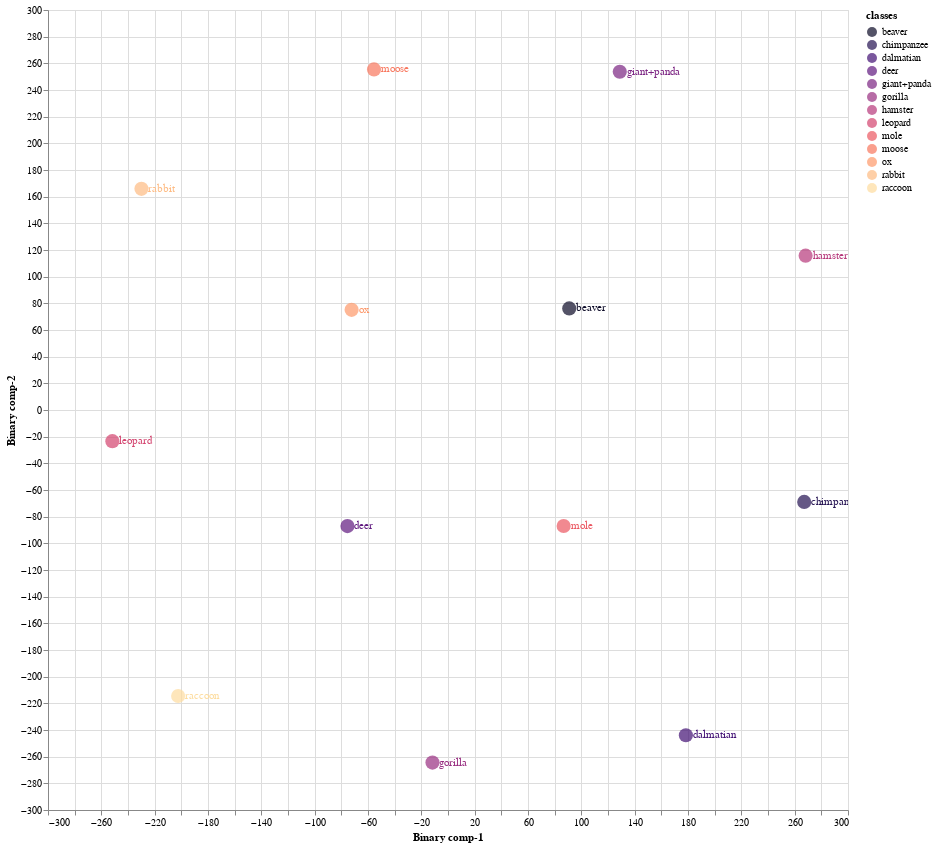
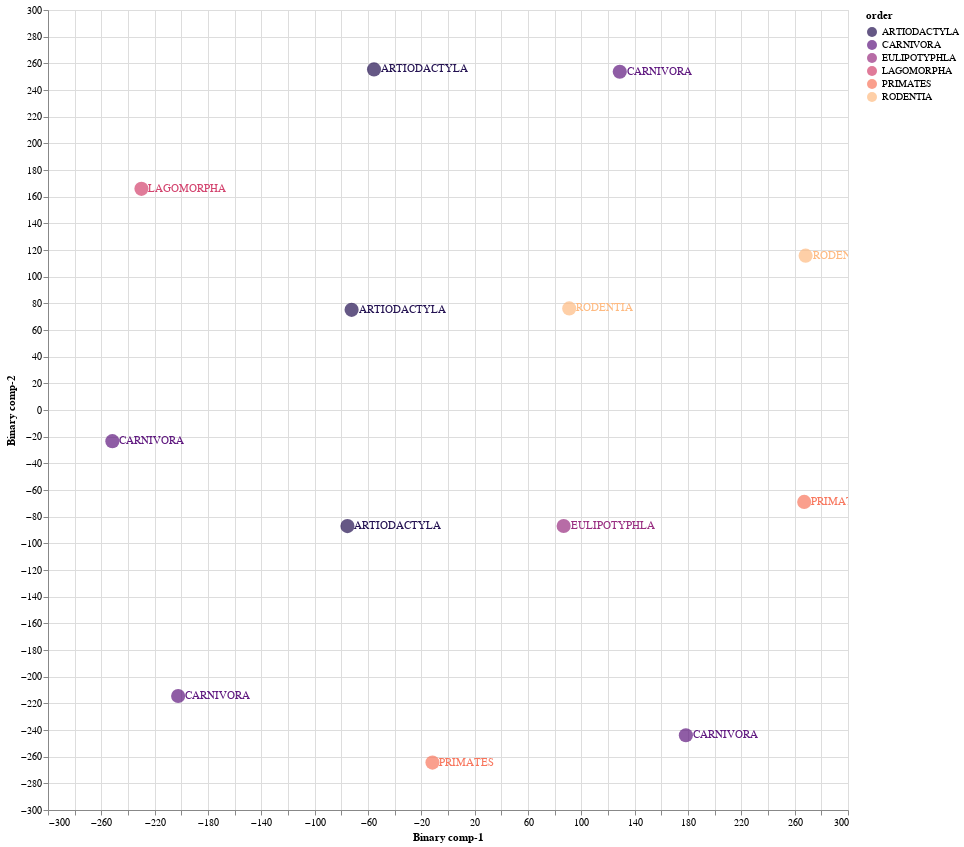

Notebook code cell kept with these figures, in order:
### Markdown cell above
### 7.1 Train Validation Split 01

### Code cell
CZSL(mode = 'Train', split = 1, penalty = 'l2', C = 1.0, solver = 'lbfgs', pred_type = 'Deterministic', dist_type = 'euclidean')

#mode
#1. "Train" - Use Train Val split
#2. "Test" - For Unseen Test Data

#split
# 1 -Train/Val Split 1
# 2 -Train/Val Split 2
# 3 -Train/Val Split 2

#pred_type
#1. "Probabilistic" - continous real numbers giving probability for prdiction to be 1
#2. "Deterministic" - 1 or 0 prediction values

#dist_type
#1. euclidean
#2. cosine
#3. hamming
#4. jaccard

### Figure 1 — Vega-Lite specification as saved in the notebook (floating-point values rounded to 4 significant figures)
{"config": {"view": {"continuousWidth": 400, "continuousHeight": 300}}, "layer": [{"mark": {"type": "circle", "size": 200}, "encoding": {"color": {"field": "classes", "scale": {"scheme": "Magma"}, "type": "nominal"}, "x": {"field": "Binary comp-1", "type": "quantitative"}, "y": {"field": "Binary comp-2", "type": "quantitative"}}, "height": 800, "selection": {"selector007": {"type": "interval", "bind": "scales", "encodings": ["x", "y"]}}, "width": 800}, {"mark": {"type": "text", "align": "left", "baseline": "middle", "dx": 7}, "encoding": {"color": {"field": "classes", "scale": {"scheme": "Magma"}, "type": "nominal"}, "text": {"field": "classes", "type": "nominal"}, "x": {"field": "Binary comp-1", "type": "quantitative"}, "y": {"field": "Binary comp-2", "type": "quantitative"}}, "height": 800, "width": 800}], "data": {"name": "data-15076f1719df7858d4acc11ceac900b5"}, "$schema": "https://vega.github.io/schema/vega-lite/v4.17.0.json", "datasets": {"data-15076f1719df7858d4acc11ceac900b5": [{"Binary comp-1": 90.93, "Binary comp-2": 76.18, "classes": "beaver", "sciName": "Aplodontia_rufa", "animal_label": 4, "animal_class": "beaver", "mainCommonName": "Mountain Beaver", "otherCommonNames": "Boomer|Sewellel|Point Arena Mountain Beaver|Point Reyes Mountain Beaver", "class": "Mammalia", "infraclass": "Placentalia", "magnorder": "Boreoeutheria", "superorder": "Euarchontoglires", "order": "RODENTIA", "suborder": "SCIUROMORPHA", "infraorder": null, "parvorder": null, "superfamily": null, "family": "APLODONTIIDAE", "subfamily": null, "tribe": null, "genus": "Aplodontia"}, {"Binary comp-1": 178.4, "Binary comp-2": -243.9, "classes": "dalmatian", "sciName": "Canis_familiaris", "animal_label": 5, "animal_class": "dalmatian", "mainCommonName": "Domestic Dog", "otherCommonNames": "Dog|Dingo|Feral Dog|New Guinea Singing Dog|Village Dog", "class": "Mammalia", "infraclass": "Placentalia", "magnorder": "Boreoeutheria", "superorder": "Laurasiatheria", "order": "CARNIVORA", "suborder": "CANIFORMIA", "infraorder": "CANOIDEA", "parvorder": null, "superfamily": null, "family": "CANIDAE", "subfamily": null, "tribe": null, "genus": "Canis"}, {"Binary comp-1": 86.74, "Binary comp-2": -86.98, "classes": "mole", "sciName": "Talpa_altaica", "animal_label": 12, "animal_class": "mole", "mainCommonName": "Altai Mole", "otherCommonNames": "Siberian Mole", "class": "Mammalia", "infraclass": "Placentalia", "magnorder": "Boreoeutheria", "superorder": "Laurasiatheria", "order": "EULIPOTYPHLA", "suborder": null, "infraorder": null, "parvorder": null, "superfamily": null, "family": "TALPIDAE", "subfamily": "TALPINAE", "tribe": "TALPINI", "genus": "Talpa"}, {"Binary comp-1": -251.7, "Binary comp-2": -23.38, "classes": "leopard", "sciName": "Panthera_pardus", "animal_label": 15, "animal_class": "leopard", "mainCommonName": "Leopard", "otherCommonNames": "Panther", "class": "Mammalia", "infraclass": "Placentalia", "magnorder": "Boreoeutheria", "superorder": "Laurasiatheria", "order": "CARNIVORA", "suborder": "FELIFORMIA", "infraorder": "FELOIDEA", "parvorder": null, "superfamily": null, "family": "FELIDAE", "subfamily": "PANTHERINAE", "tribe": null, "genus": "Panthera"}, {"Binary comp-1": -55.5, "Binary comp-2": 255.4, "classes": "moose", "sciName": "Alces_alces", "animal_label": 16, "animal_class": "moose", "mainCommonName": "Moose", "otherCommonNames": "Elk|Eurasian Elk|Caucasian Moose", "class": "Mammalia", "infraclass": "Placentalia", "magnorder": "Boreoeutheria", "superorder": "Laurasiatheria", "order": "ARTIODACTYLA", "suborder": "RUMINANTIA", "infraorder": "PECORA", "parvorder": null, "superfamily": null, "family": "CERVIDAE", "subfamily": "CAPREOLINAE", "tribe": "ALCEINI", "genus": "Alces"}, {"Binary comp-1": -11.64, "Binary comp-2": -264.4, "classes": "gorilla", "sciName": "Gorilla_gorilla", "animal_label": 20, "animal_class": "gorilla", "mainCommonName": "Western Gorilla", "otherCommonNames": "Lowland Gorilla|Cross River Gorilla|Western Lowland Gorilla", "class": "Mammalia", "infraclass": "Placentalia", "magnorder": "Boreoeutheria", "superorder": "Euarchontoglires", "order": "PRIMATES", "suborder": "HAPLORHINI", "infraorder": "SIMIIFORMES", "parvorder": "CATARRHINI", "superfamily": "HOMINOIDEA", "family": "HOMINIDAE", "subfamily": "HOMININAE", "tribe": null, "genus": "Gorilla"}, {"Binary comp-1": -72.29, "Binary comp-2": 75.13, "classes": "ox", "sciName": "Bos_sauveli", "animal_label": 21, "animal_class": "ox", "mainCommonName": "Kouprey", "otherCommonNames": "Gray Ox|Indochinese Forest Ox", "class": "Mammalia", "infraclass": "Placentalia", "magnorder": "Boreoeutheria", "superorder": "Laurasiatheria", "order": "ARTIODACTYLA", "suborder": "RUMINANTIA", "infraorder": "PECORA", "parvorder": null, "superfamily": null, "family": "BOVIDAE", "subfamily": "BOVINAE", "tribe": "BOVINI", "genus": "Bos"}, {"Binary comp-1": 267.2, "Binary comp-2": -68.95, "classes": "chimpanzee", "sciName": "Pan_troglodytes", "animal_label": 25, "animal_class": "chimpanzee", "mainCommonName": "Chimpanzee", "otherCommonNames": "Chimpanzee|Common Chimpanzee|Robust Chimpanzee|Central Chimpanzee|Eastern Chimpanzee|Nigeria-Cameroon Chimpanzee|Western Chimpanzee", "class": "Mammalia", "infraclass": "Placentalia", "magnorder": "Boreoeutheria", "superorder": "Euarchontoglires", "order": "PRIMATES", "suborder": "HAPLORHINI", "infraorder": "SIMIIFORMES", "parvorder": "CATARRHINI", "superfamily": "HOMINOIDEA", "family": "HOMINIDAE", "subfamily": "HOMININAE", "tribe": null, "genus": "Pan"}, {"Binary comp-1": 268.2, "Binary comp-2": 115.7, "classes": "hamster", "sciName": "Mesocricetus_brandti", "animal_label": 26, "animal_class": "hamster", "mainCommonName": "Brandt's Hamster", "otherCommonNames": "Turkish Hamster", "class": "Mammalia", "infraclass": "Placentalia", "magnorder": "Boreoeutheria", "superorder": "Euarchontoglires", "order": "RODENTIA", "suborder": "SUPRAMYOMORPHA", "infraorder": "MYOMORPHI", "parvorder": null, "superfamily": "MUROIDEA", "family": "CRICETIDAE", "subfamily": "CRICETINAE", "tribe": null, "genus": "Mesocricetus"}, {"Binary comp-1": -229.9, "Binary comp-2": 165.9, "classes": "rabbit", "sciName": "Pentalagus_furnessi", "animal_label": 29, "animal_class": "rabbit", "mainCommonName": "Amami Rabbit", "otherCommonNames": "Ryukyu Rabbit", "class": "Mammalia", "infraclass": "Placentalia", "magnorder": "Boreoeutheria", "superorder": "Euarchontoglires", "order": "LAGOMORPHA", "suborder": null, "infraorder": null, "parvorder": null, "superfamily": null, "family": "LEPORIDAE", "subfamily": null, "tribe": null, "genus": "Pentalagus"}, {"Binary comp-1": 128.8, "Binary comp-2": 253.7, "classes": "giant+panda", "sciName": "Ailuropoda_melanoleuca", "animal_label": 39, "animal_class": "giant+panda", "mainCommonName": "Giant Panda", "otherCommonNames": "Da Xiong Mao", "class": "Mammalia", "infraclass": "Placentalia", "magnorder": "Boreoeutheria", "superorder": "Laurasiatheria", "order": "CARNIVORA", "suborder": "CANIFORMIA", "infraorder": "ARCTOIDEA", "parvorder": null, "superfamily": "URSOIDEA", "family": "URSIDAE", "subfamily": "AILUROPODINAE", "tribe": null, "genus": "Ailuropoda"}, {"Binary comp-1": -75.42, "Binary comp-2": -87.08, "classes": "deer", "sciName": "Hydropotes_inermis", "animal_label": 40, "animal_class": "deer", "mainCommonName": "Chinese Water Deer", "otherCommonNames": null, "class": "Mammalia", "infraclass": "Placentalia", "magnorder": "Boreoeutheria", "superorder": "Laurasiatheria", "order": "ARTIODACTYLA", "suborder": "RUMINANTIA", "infraorder": "PECORA", "parvorder": null, "superfamily": null, "family": "CERVIDAE", "subfamily": "CAPREOLINAE", "tribe": "CAPREOLINI", "genus": "Hydropotes"}, {"Binary comp-1": -202.4, "Binary comp-2": -214.5, "classes": "raccoon", "sciName": "Procyon_lotor", "animal_label": 48, "animal_class": "raccoon", "mainCommonName": "Northern Raccoon", "otherCommonNames": "Common Raccoon", "class": "Mammalia", "infraclass": "Placentalia", "magnorder": "Boreoeutheria", "superorder": "Laurasiatheria", "order": "CARNIVORA", "suborder": "CANIFORMIA", "infraorder": "ARCTOIDEA", "parvorder": null, "superfamily": "MUSTELOIDEA", "family": "PROCYONIDAE", "subfamily": null, "tribe": null, "genus": "Procyon"}]}}

### Figure 2 — Vega-Lite specification as saved in the notebook (floating-point values rounded to 4 significant figures)
{"config": {"view": {"continuousWidth": 400, "continuousHeight": 300}}, "layer": [{"mark": {"type": "circle", "size": 200}, "encoding": {"color": {"field": "order", "scale": {"scheme": "Magma"}, "type": "nominal"}, "x": {"field": "Binary comp-1", "type": "quantitative"}, "y": {"field": "Binary comp-2", "type": "quantitative"}}, "height": 800, "selection": {"selector008": {"type": "interval", "bind": "scales", "encodings": ["x", "y"]}}, "width": 800}, {"mark": {"type": "text", "align": "left", "baseline": "middle", "dx": 7}, "encoding": {"color": {"field": "order", "scale": {"scheme": "Magma"}, "type": "nominal"}, "text": {"field": "order", "type": "nominal"}, "x": {"field": "Binary comp-1", "type": "quantitative"}, "y": {"field": "Binary comp-2", "type": "quantitative"}}, "height": 800, "width": 800}], "data": {"name": "data-15076f1719df7858d4acc11ceac900b5"}, "$schema": "https://vega.github.io/schema/vega-lite/v4.17.0.json", "datasets": {"data-15076f1719df7858d4acc11ceac900b5": [{"Binary comp-1": 90.93, "Binary comp-2": 76.18, "classes": "beaver", "sciName": "Aplodontia_rufa", "animal_label": 4, "animal_class": "beaver", "mainCommonName": "Mountain Beaver", "otherCommonNames": "Boomer|Sewellel|Point Arena Mountain Beaver|Point Reyes Mountain Beaver", "class": "Mammalia", "infraclass": "Placentalia", "magnorder": "Boreoeutheria", "superorder": "Euarchontoglires", "order": "RODENTIA", "suborder": "SCIUROMORPHA", "infraorder": null, "parvorder": null, "superfamily": null, "family": "APLODONTIIDAE", "subfamily": null, "tribe": null, "genus": "Aplodontia"}, {"Binary comp-1": 178.4, "Binary comp-2": -243.9, "classes": "dalmatian", "sciName": "Canis_familiaris", "animal_label": 5, "animal_class": "dalmatian", "mainCommonName": "Domestic Dog", "otherCommonNames": "Dog|Dingo|Feral Dog|New Guinea Singing Dog|Village Dog", "class": "Mammalia", "infraclass": "Placentalia", "magnorder": "Boreoeutheria", "superorder": "Laurasiatheria", "order": "CARNIVORA", "suborder": "CANIFORMIA", "infraorder": "CANOIDEA", "parvorder": null, "superfamily": null, "family": "CANIDAE", "subfamily": null, "tribe": null, "genus": "Canis"}, {"Binary comp-1": 86.74, "Binary comp-2": -86.98, "classes": "mole", "sciName": "Talpa_altaica", "animal_label": 12, "animal_class": "mole", "mainCommonName": "Altai Mole", "otherCommonNames": "Siberian Mole", "class": "Mammalia", "infraclass": "Placentalia", "magnorder": "Boreoeutheria", "superorder": "Laurasiatheria", "order": "EULIPOTYPHLA", "suborder": null, "infraorder": null, "parvorder": null, "superfamily": null, "family": "TALPIDAE", "subfamily": "TALPINAE", "tribe": "TALPINI", "genus": "Talpa"}, {"Binary comp-1": -251.7, "Binary comp-2": -23.38, "classes": "leopard", "sciName": "Panthera_pardus", "animal_label": 15, "animal_class": "leopard", "mainCommonName": "Leopard", "otherCommonNames": "Panther", "class": "Mammalia", "infraclass": "Placentalia", "magnorder": "Boreoeutheria", "superorder": "Laurasiatheria", "order": "CARNIVORA", "suborder": "FELIFORMIA", "infraorder": "FELOIDEA", "parvorder": null, "superfamily": null, "family": "FELIDAE", "subfamily": "PANTHERINAE", "tribe": null, "genus": "Panthera"}, {"Binary comp-1": -55.5, "Binary comp-2": 255.4, "classes": "moose", "sciName": "Alces_alces", "animal_label": 16, "animal_class": "moose", "mainCommonName": "Moose", "otherCommonNames": "Elk|Eurasian Elk|Caucasian Moose", "class": "Mammalia", "infraclass": "Placentalia", "magnorder": "Boreoeutheria", "superorder": "Laurasiatheria", "order": "ARTIODACTYLA", "suborder": "RUMINANTIA", "infraorder": "PECORA", "parvorder": null, "superfamily": null, "family": "CERVIDAE", "subfamily": "CAPREOLINAE", "tribe": "ALCEINI", "genus": "Alces"}, {"Binary comp-1": -11.64, "Binary comp-2": -264.4, "classes": "gorilla", "sciName": "Gorilla_gorilla", "animal_label": 20, "animal_class": "gorilla", "mainCommonName": "Western Gorilla", "otherCommonNames": "Lowland Gorilla|Cross River Gorilla|Western Lowland Gorilla", "class": "Mammalia", "infraclass": "Placentalia", "magnorder": "Boreoeutheria", "superorder": "Euarchontoglires", "order": "PRIMATES", "suborder": "HAPLORHINI", "infraorder": "SIMIIFORMES", "parvorder": "CATARRHINI", "superfamily": "HOMINOIDEA", "family": "HOMINIDAE", "subfamily": "HOMININAE", "tribe": null, "genus": "Gorilla"}, {"Binary comp-1": -72.29, "Binary comp-2": 75.13, "classes": "ox", "sciName": "Bos_sauveli", "animal_label": 21, "animal_class": "ox", "mainCommonName": "Kouprey", "otherCommonNames": "Gray Ox|Indochinese Forest Ox", "class": "Mammalia", "infraclass": "Placentalia", "magnorder": "Boreoeutheria", "superorder": "Laurasiatheria", "order": "ARTIODACTYLA", "suborder": "RUMINANTIA", "infraorder": "PECORA", "parvorder": null, "superfamily": null, "family": "BOVIDAE", "subfamily": "BOVINAE", "tribe": "BOVINI", "genus": "Bos"}, {"Binary comp-1": 267.2, "Binary comp-2": -68.95, "classes": "chimpanzee", "sciName": "Pan_troglodytes", "animal_label": 25, "animal_class": "chimpanzee", "mainCommonName": "Chimpanzee", "otherCommonNames": "Chimpanzee|Common Chimpanzee|Robust Chimpanzee|Central Chimpanzee|Eastern Chimpanzee|Nigeria-Cameroon Chimpanzee|Western Chimpanzee", "class": "Mammalia", "infraclass": "Placentalia", "magnorder": "Boreoeutheria", "superorder": "Euarchontoglires", "order": "PRIMATES", "suborder": "HAPLORHINI", "infraorder": "SIMIIFORMES", "parvorder": "CATARRHINI", "superfamily": "HOMINOIDEA", "family": "HOMINIDAE", "subfamily": "HOMININAE", "tribe": null, "genus": "Pan"}, {"Binary comp-1": 268.2, "Binary comp-2": 115.7, "classes": "hamster", "sciName": "Mesocricetus_brandti", "animal_label": 26, "animal_class": "hamster", "mainCommonName": "Brandt's Hamster", "otherCommonNames": "Turkish Hamster", "class": "Mammalia", "infraclass": "Placentalia", "magnorder": "Boreoeutheria", "superorder": "Euarchontoglires", "order": "RODENTIA", "suborder": "SUPRAMYOMORPHA", "infraorder": "MYOMORPHI", "parvorder": null, "superfamily": "MUROIDEA", "family": "CRICETIDAE", "subfamily": "CRICETINAE", "tribe": null, "genus": "Mesocricetus"}, {"Binary comp-1": -229.9, "Binary comp-2": 165.9, "classes": "rabbit", "sciName": "Pentalagus_furnessi", "animal_label": 29, "animal_class": "rabbit", "mainCommonName": "Amami Rabbit", "otherCommonNames": "Ryukyu Rabbit", "class": "Mammalia", "infraclass": "Placentalia", "magnorder": "Boreoeutheria", "superorder": "Euarchontoglires", "order": "LAGOMORPHA", "suborder": null, "infraorder": null, "parvorder": null, "superfamily": null, "family": "LEPORIDAE", "subfamily": null, "tribe": null, "genus": "Pentalagus"}, {"Binary comp-1": 128.8, "Binary comp-2": 253.7, "classes": "giant+panda", "sciName": "Ailuropoda_melanoleuca", "animal_label": 39, "animal_class": "giant+panda", "mainCommonName": "Giant Panda", "otherCommonNames": "Da Xiong Mao", "class": "Mammalia", "infraclass": "Placentalia", "magnorder": "Boreoeutheria", "superorder": "Laurasiatheria", "order": "CARNIVORA", "suborder": "CANIFORMIA", "infraorder": "ARCTOIDEA", "parvorder": null, "superfamily": "URSOIDEA", "family": "URSIDAE", "subfamily": "AILUROPODINAE", "tribe": null, "genus": "Ailuropoda"}, {"Binary comp-1": -75.42, "Binary comp-2": -87.08, "classes": "deer", "sciName": "Hydropotes_inermis", "animal_label": 40, "animal_class": "deer", "mainCommonName": "Chinese Water Deer", "otherCommonNames": null, "class": "Mammalia", "infraclass": "Placentalia", "magnorder": "Boreoeutheria", "superorder": "Laurasiatheria", "order": "ARTIODACTYLA", "suborder": "RUMINANTIA", "infraorder": "PECORA", "parvorder": null, "superfamily": null, "family": "CERVIDAE", "subfamily": "CAPREOLINAE", "tribe": "CAPREOLINI", "genus": "Hydropotes"}, {"Binary comp-1": -202.4, "Binary comp-2": -214.5, "classes": "raccoon", "sciName": "Procyon_lotor", "animal_label": 48, "animal_class": "raccoon", "mainCommonName": "Northern Raccoon", "otherCommonNames": "Common Raccoon", "class": "Mammalia", "infraclass": "Placentalia", "magnorder": "Boreoeutheria", "superorder": "Laurasiatheria", "order": "CARNIVORA", "suborder": "CANIFORMIA", "infraorder": "ARCTOIDEA", "parvorder": null, "superfamily": "MUSTELOIDEA", "family": "PROCYONIDAE", "subfamily": null, "tribe": null, "genus": "Procyon"}]}}
